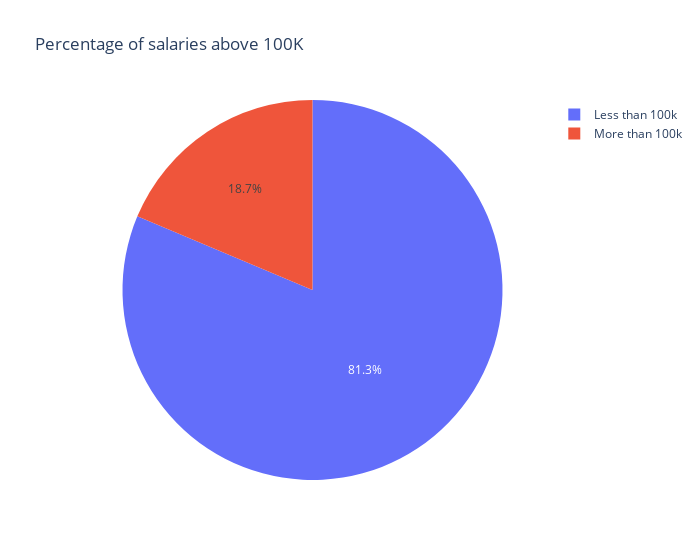

The notebook cell saved with this chart:
### Markdown cell above
### Percentage of salaries above 100k

### Code cell
px.pie(data.Salary.apply(lambda x: f"{'More' if x >= 100000 else 'Less'} than 100k"), names='Salary', labels=['hello'], title='Percentage of salaries above 100K', width=700)

### Figure 1 — Plotly figure (JSON) as saved in the notebook; plotly's stock layout.template omitted (floating-point values rounded to 4 significant figures; data arrays with more than 128 entries replaced by an {"elided": "..."} marker saying what was removed)
{"data": [{"domain": {"x": [0, 1], "y": [0, 1]}, "hovertemplate": "Salary=%{label}<extra></extra>", "labels": {"elided": "3000 str values"}, "legendgroup": "", "name": "", "showlegend": true, "type": "pie"}], "layout": {"legend": {"tracegroupgap": 0}, "title": {"text": "Percentage of salaries above 100K"}, "width": 700}}
